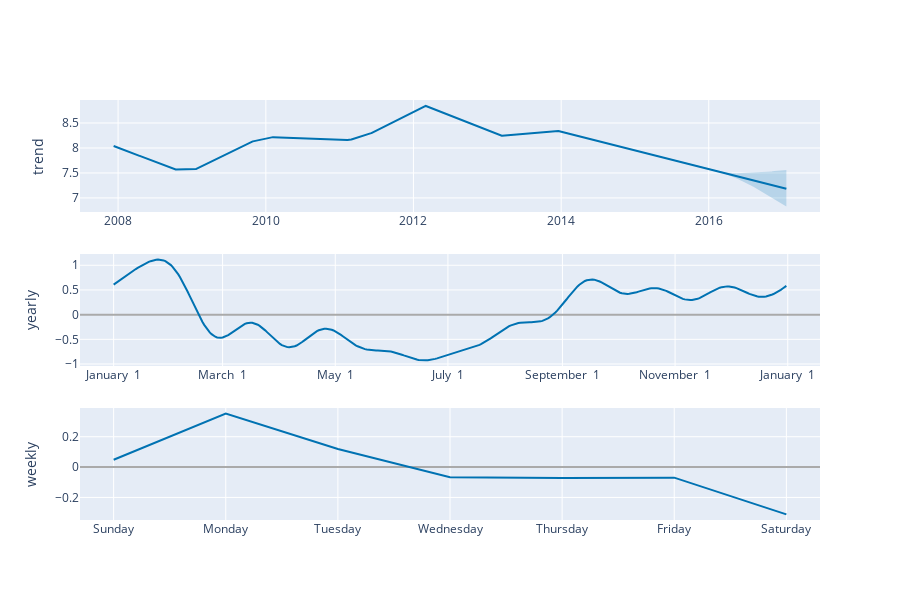

The cell this chart's notebook holds for it:
### Code cell
# Python
plot_components_plotly(m, forecast)

### Figure 1 — Plotly figure (JSON) as saved in the notebook; plotly's stock layout.template omitted (floating-point values rounded to 4 significant figures; data arrays with more than 128 entries replaced by an {"elided": "..."} marker saying what was removed)
{"data": [{"line": {"color": "#0072B2", "width": 2}, "mode": "lines", "name": "trend", "type": "scatter", "x": {"elided": "3270 str values"}, "xaxis": "x", "y": {"elided": "3270 float values"}, "yaxis": "y"}, {"line": {"color": "rgba(0, 114, 178, 0.2)", "width": 0}, "mode": "lines", "name": "trend_upper", "type": "scatter", "x": {"elided": "3270 str values"}, "xaxis": "x", "y": {"elided": "3270 float values"}, "yaxis": "y"}, {"fill": "tonexty", "fillcolor": "rgba(0, 114, 178, 0.2)", "line": {"color": "rgba(0, 114, 178, 0.2)", "width": 0}, "mode": "lines", "name": "trend_lower", "type": "scatter", "x": {"elided": "3270 str values"}, "xaxis": "x", "y": {"elided": "3270 float values"}, "yaxis": "y"}, {"line": {"color": "#0072B2", "width": 2}, "mode": "lines", "name": "yearly", "type": "scatter", "x": {"elided": "365 str values"}, "xaxis": "x2", "y": {"elided": "365 float values"}, "yaxis": "y2"}, {"line": {"color": "#0072B2", "width": 2}, "mode": "lines", "name": "weekly", "type": "scatter", "x": ["2017-01-01T00:00:00", "2017-01-02T00:00:00", "2017-01-03T00:00:00", "2017-01-04T00:00:00", "2017-01-05T00:00:00", "2017-01-06T00:00:00", "2017-01-07T00:00:00"], "xaxis": "x3", "y": [0.0483, 0.3523, 0.1196, -0.06666, -0.07227, -0.06958, -0.3117], "yaxis": "y3"}], "layout": {"height": 600, "showlegend": false, "width": 900, "xaxis": {"anchor": "y", "domain": [0, 1], "range": ["2007-06-26T14:24:00", "2017-07-04T09:36:00"], "type": "date"}, "xaxis2": {"anchor": "y2", "domain": [0, 1], "range": ["2016-12-13T18:54:02.958904115", "2018-01-18T11:04:57.863013581"], "tickformat": "%B %e", "type": "date"}, "xaxis3": {"anchor": "y3", "domain": [0, 1], "range": ["2016-12-31T16:48:00", "2017-01-07T07:12:00"], "tickformat": "%A", "type": "date"}, "yaxis": {"anchor": "x", "domain": [0.7333, 1], "rangemode": "normal", "title": {"text": "trend"}, "zerolinecolor": "#AAA"}, "yaxis2": {"anchor": "x2", "domain": [0.3667, 0.6333], "title": {"text": "yearly"}, "zerolinecolor": "#AAA"}, "yaxis3": {"anchor": "x3", "domain": [0, 0.2667], "title": {"text": "weekly"}, "zerolinecolor": "#AAA"}}}
